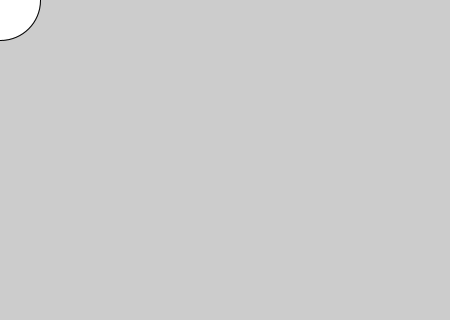
Frame 1 (no input)
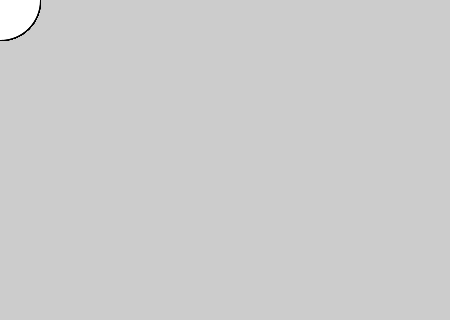
Frame 60 (the mouse pressed at the canvas centre just before this capture)
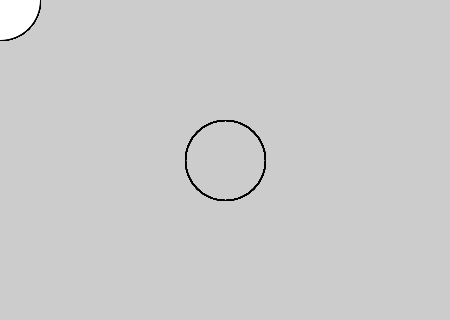
Frame 120 (the mouse held since frame 60 and released just before this capture)

The Processing sketch that drew these frames (run headless with seeded random() and noise(); from frame 60 on, the mouse is pressed at the canvas centre):

// Processing sketch: processing_80192
// ── processing_80192.pde

void setup() {
  size(450, 320);
}

void draw() {
  if (mousePressed) {
    fill(0, 255, 0, 0);
  } else {
    fill(255);
  }
  ellipse(mouseX, mouseY, 80, 80);
}
